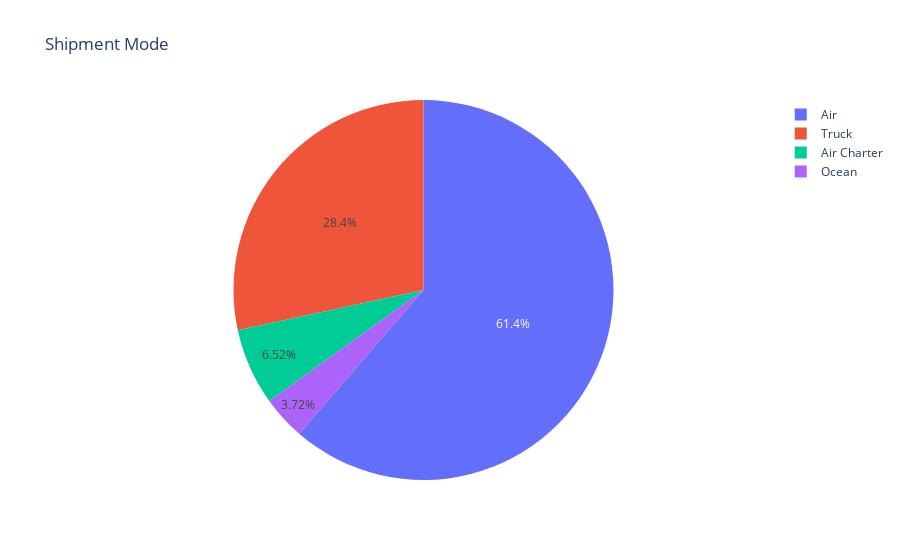

The cell this chart's notebook holds for it:
### Code cell
ShippingMode = DataSet["Shipment Mode"].value_counts()
labels = (np.array(ShippingMode.index))
sizes = (np.array((ShippingMode / ShippingMode.sum())*100))

trace = go.Pie(labels=labels, values=sizes)
layout = go.Layout(title="Shipment Mode")
dat = [trace]
fig = go.Figure(data=dat, layout=layout)
py.iplot(fig, filename="Shipment Mode")

### Figure 1 — Plotly figure (JSON) as saved in the notebook; plotly's stock layout.template omitted (floating-point values rounded to 4 significant figures)
{"data": [{"labels": ["Air", "Truck", "Air Charter", "Ocean"], "type": "pie", "values": [61.35, 28.4, 6.523, 3.723]}], "layout": {"title": {"text": "Shipment Mode"}}}
